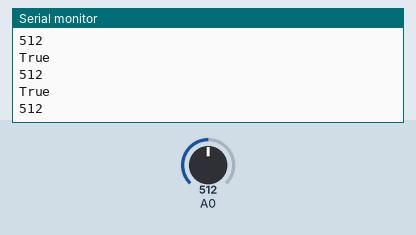
Bench run of a sketch on a simulated Arduino Uno, built with avr-gcc and run on an emulated ATmega328P. Shown: the last lines printed to the serial monitor. The inputs (shaded band) are chosen by the test bench; at power-on: A0 = 512.

Above: at 1.2 s.
1.3 s: A0 set to 11
At 2.2 s:
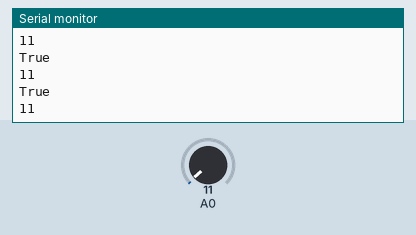
2.8 s: A0 set to 8
At 3.9 s:
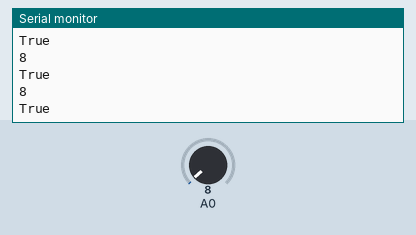
5.8 s: A0 set to 1023
At 6.5 s:
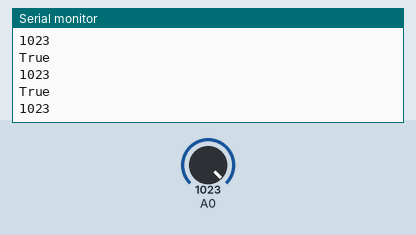
8.8 s: A0 set to 983
At 9.5 s:
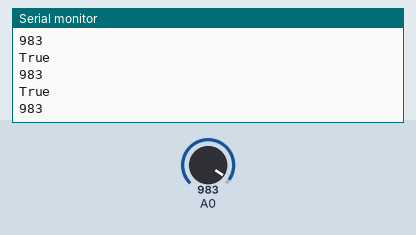
Timing chart, 0 to 11.8 s (numbered marks = the images above; inputs shaded):
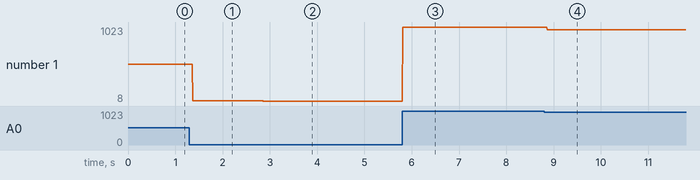

The sketch:

Pressuresensortest.ino
```cpp
int resistorfsr=10000;
int vs=5;

void setup() {
  // put your setup code here, to run once:
  Serial.begin(9600);
}

void loop() {
  // put your main code here, to run repeatedly:
  int analog = analogRead(A0);
  Serial.println(analog);
  delay(10);
  if(analog==0){
    Serial.println("False");
  }
  else{
    Serial.println("True");
  }
}
```

Measured:
- the behaviour switches between 10 and 9 on A0 (found by bisection; images 1 and 2)
- after the input at 1.3 s, the serial monitor: prints a new line after 0.07 s (image 1)
- after the input at 2.8 s, the serial monitor: prints a new line after 0.06 s (image 2)
- after the input at 5.8 s, the serial monitor: prints a new line at once (image 3)
- after the input at 8.8 s, the serial monitor: prints a new line after 0.07 s (image 4)
- plotted number 1: 512 → 11 after the input at 1.3 s, 11 → 8 after the input at 2.8 s, 8 → 1023 after the input at 5.8 s, 1023 → 983 after the input at 8.8 s
